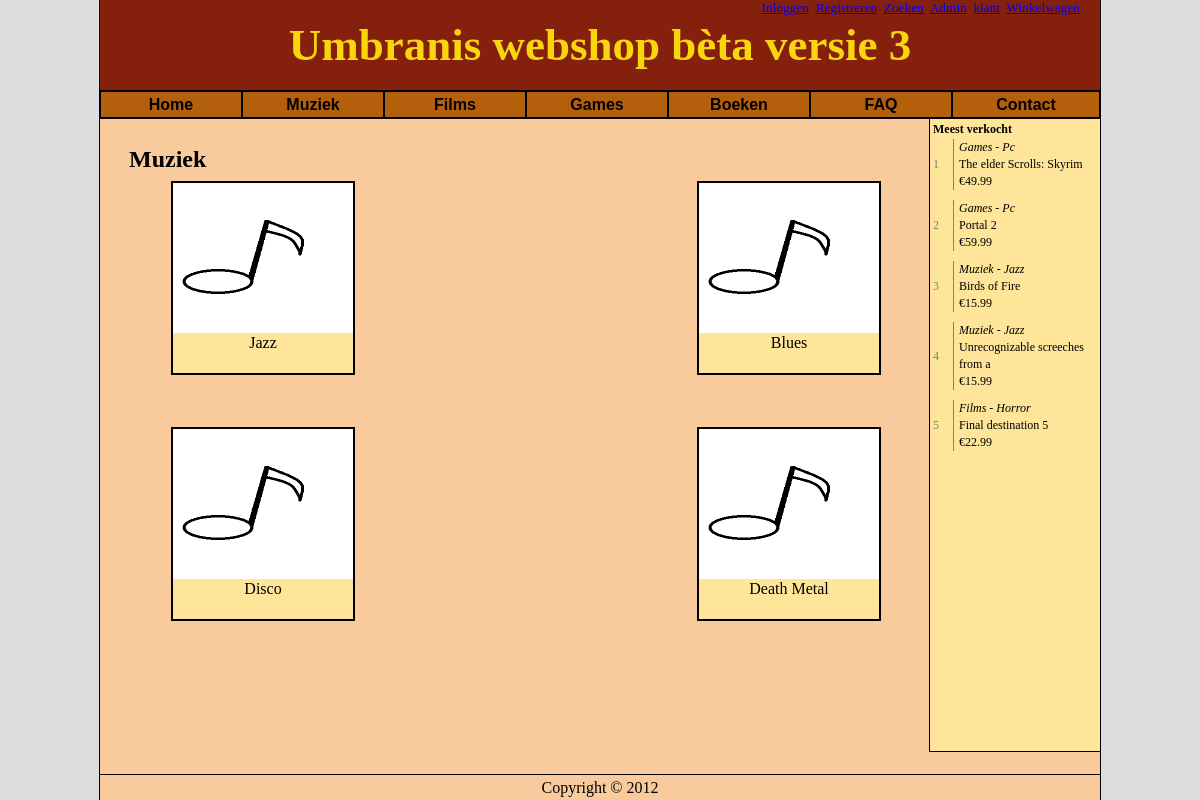
The app's page /v3.5/index.php?p=categorie&cat=1 with its own data.
### tables this page shows
CREATE TABLE IF NOT EXISTS `categories` (
  `cat_id` int(10) unsigned NOT NULL AUTO_INCREMENT,
  `parent_id` int(10) unsigned NOT NULL,
  `cat_name` varchar(32) NOT NULL,
  `image_path` varchar(32) NOT NULL,
  PRIMARY KEY (`cat_id`),
  UNIQUE KEY `cat_name` (`cat_name`)
);

CREATE TABLE IF NOT EXISTS `products` (
  `product_id` int(10) unsigned NOT NULL AUTO_INCREMENT,
  `cat_id` int(11) NOT NULL,
  `product_name` varchar(32) NOT NULL,
  `normal_price` double NOT NULL,
  `price` double NOT NULL,
  `stock` int(10) unsigned NOT NULL DEFAULT '0',
  `delivery_time` int(10) unsigned NOT NULL DEFAULT '0',
  `publisher` varchar(32) NOT NULL,
  `author` varchar(32) NOT NULL,
  `image_path` varchar(32) NOT NULL,
  `description` text NOT NULL,
  `EAN-code` varchar(16) NOT NULL,
  `date` timestamp NOT NULL DEFAULT CURRENT_TIMESTAMP,
  PRIMARY KEY (`product_id`),
  UNIQUE KEY `product_name` (`product_name`)
);

### v3.5/index.php (called while the page is built, shortened)
<?php
	include("MainController.class.php");
	include("base/LoginboxController.class.php");
	include("base/MenuController.class.php");
	include("base/TopsalesController.class.php");
	include("base/FooterController.class.php");
	new MainController();
?>

### v3.5/base/MenuController.class.php (the view, shortened to what this page needs)
<?php
	class MenuController{
		private $cats;
		public function __construct(){
			$res = DB::$db->query("SELECT cat_id, parent_id, cat_name FROM categories");
			$this->cats = array();
			while($row = $res->fetch()){
				if($row['parent_id'] == "0"){
					$this->cats[$row['cat_id']] = $row;
				}else{
					$this->cats[$row['parent_id']]['subcats'][] = $row;
				}
			}
		}
		public function buildMenu(){
?>
<ul id="nav">
	<li>
		<a href="?p=home">Home</a>
	</li>
<?php
			foreach($this->cats as $category){
				echo "<li>";
				echo "<a href=\"?p=categorie&amp;cat=" . $category['cat_id'] . "\">" . $category['cat_name'] . "</a>";
				echo "</li>";
			}
?>
	<li>
		<a href="?p=faq">FAQ</a>
	</li>
	<li style="width: 146px;">
		<a style="width: 146px;" href="?p=contact">Contact</a>
	</li>
</ul>
<?php
		}
	}
?>

### v3.5/MainController.class.php (shortened to what this page needs)
<?php
	class MainController{
		private $page;
		public function __construct(){
			if(!isset($_GET['p']) || empty($_GET['p']) || $_GET['p'] == "home"){
				$this->page = "home";
			}else{
				$this->page = $_GET['p'];
			}
			$this->page = ucfirst($this->page);
			$this->page .= "Controller";
			$this->controller = new $this->page();
			$this->beginPage();
			$this->controller->buildPage();
			$this->endPage();
		}
		private function beginPage(){
?>
<!DOCTYPE html PUBLIC "-//W3C//DTD XHTML 1.1//EN" "http://www.w3.org/TR/xhtml11/DTD/xhtml11.dtd">
<html xmlns="http://www.w3.org/1999/xhtml">
<head>
<link rel="stylesheet" href="style/base.css" type="text/css" />
<link rel="stylesheet" href="style/zoek.css" type="text/css" />
<link rel="stylesheet" href="style/login.css" type="text/css" />
<link rel="stylesheet" href="style/categorie.css" type="text/css" />
<link rel="stylesheet" href="style/contact.css" type="text/css" />
<link rel="stylesheet" href="style/bestel.css" type="text/css" />
<link rel="stylesheet" href="style/admin.css" type="text/css" />
<link rel="stylesheet" href="style/faq.css" type="text/css" />
<link rel="stylesheet" href="style/addcart.css" type="text/css" />
<link rel="stylesheet" href="style/accsettings.css" type="text/css" />
<link rel="stylesheet" href="style/home.css" type="text/css" />
</head>
<body>
<div id="container">
<div id="header"><h1>Umbranis webshop b&egrave;ta versie 3</h1></div>
<div id="menu">
<?php
			$o = new MenuController();
			$o->buildMenu();
 ?>
</div>
<div id="content">
<div id="topsales">
<?php
			$o = new TopsalesController($this->page);
			$o->buildTopsales();
?>
</div>
<div id="maincontent">
<?php
		}
		private function endPage(){
?>
</div>
<br />
<br />
<br />
<div id="contentclear"></div>
</div>
<div id="loginbox">
<?php
			$o = new LoginboxController();
			$o->buildLoginbox();
?>
</div>
<div id="footer">
<?php
			$o = new FooterController();
			$o->buildFooter();
?>
</div>
</div>
</body>
</html>
<?php
		}
	}
?>

### v3.5/base/TopsalesController.class.php (shortened to what this page needs)
<?php
	class TopsalesController{
		private $topsales;
		public function __construct($page){
			$res = DB::$db->query("SELECT product_id, product_name, price, subcat.cat_name AS subcat_name, hoofdcat.cat_name AS hoofdcat_name
				FROM products
				JOIN categories AS subcat ON products.cat_id = subcat.cat_id
				JOIN categories AS hoofdcat ON subcat.parent_id = hoofdcat.cat_id
				LIMIT 5");
			while($row = $res->fetch()){
				$this->topsales[] = $row;
			}
		}
		public function buildTopsales(){
?>
<div id="topsalescontainer">
	<strong>Meest verkocht</strong><br />
	<table>
<?php
	for($i = 0; $i < 5; $i++){
		echo '<tr>
			<td rowspan="3" class="topnum"><a href="?p=product&id=' . $this->topsales[$i]['product_id'] . '">' . ($i + 1) . '</a></td>
			<td class="topitem"><a href="?p=product&id=' . $this->topsales[$i]['product_id'] . '"><em>' . $this->topsales[$i]['hoofdcat_name'] . ' - ' . $this->topsales[$i]['subcat_name'] . '</em></a></td>
		</tr>
		<tr>
			<td class="topitem"><a href="?p=product&id=' . $this->topsales[$i]['product_id'] . '">' . $this->topsales[$i]['product_name'] . '</a></td>
		</tr>
		<tr>
			<td class="topitem"><a href="?p=product&id=' . $this->topsales[$i]['product_id'] . '">&euro;' . $this->topsales[$i]['price'] . '</a></td>
		</tr>
		<tr>
			<td class="spacer" colspan="2"></td>
		</tr>';
	}
?>
	</table>
</div>
<?php
		}
	}
?>

### v3.5/pages/CategorieController.class.php (shortened to what this page needs)
<?php
	class CategorieController extends BaseController{
		public function buildPage(){
			$x = DB::$db->quote($_GET["cat"]);
			echo '<div id="contentcontainer">';
			$res = DB::$db->query("SELECT * FROM categories where cat_id = " . $x);
			while($row = $res->fetch()){
				echo "<h2>";
				echo $row['cat_name'];
				echo "</h2>";
			}
			$res2 = DB::$db->query("SELECT cat_id, parent_id, categories.image_path, cat_name
									FROM categories
									WHERE parent_id = " . $x);
			$teller = 0;
			echo "<table><tr>";
			while($row = $res2->fetch())
			{
				$imgPath = $row['image_path'];
				echo "<td>
					<div class='category'>";
								echo "<a href=\"?p=producten&amp;cat=" . $row['cat_id'] . "\">";
								echo "<img src= '$imgPath' alt='generic' width='180px' height='150px' align='left' />";
								echo "</a>";
								echo "<a href=\"?p=producten&amp;cat=" . $row['cat_id'] . "\">";
								echo $row['cat_name'];
								echo "</a>
					</div>
				</td>";
				$teller++;
				if ($teller%2==0)
					echo "</tr><tr>";
				}
				echo "</tr></table>";
			echo "</div>";
		}
	}
?>

### v3.5/base/LoginboxController.class.php (shortened to what this page needs)
<?php
	class LoginboxController{
		public function buildLoginbox(){
?>
<a href="?p=login">Inloggen</a>&nbsp;
<a href="?p=registreer">Registreren</a>&nbsp;
<a href="?p=zoek">Zoeken</a>&nbsp;
<a href="?p=admin/bestellingen">Admin</a>&nbsp;
<a href="?p=accsettings">klant</a>&nbsp;
<a href="?p=winkelwagen">Winkelwagen</a>
<?php
		}
	}
?>

### v3.5/base/FooterController.class.php (shortened to what this page needs)
<?php
	class FooterController{
		public function buildFooter(){
?>
Copyright &copy; 2012
<?php
		}
	}
?>

### v3.5/style/base.css (style rules this page uses)
* { margin: 0px; padding: 0px; }
html, body { width: 100%; height: 100%; background-color: #DDDDDD; font-family: Verdana; }
#container { background-color: #F9CB9C; width: 1000px; min-height: 100%; margin-left: auto; margin-right: auto; text-align: center; border: solid 1px black; border-top: none; border-bottom: none; position: relative; }
#header, #menu, #content, #footer { width: 100%; line-height: 20px; }
#menu, #footer { line-height: 25px; }
#header { height: 90px; background-color: #85200C; border-bottom: solid 1px black; line-height: 90px; font-family: Gigi; }
#header h1 { font-size: 45px; color: rgb(248, 213, 12); }
#menu { height: 27px; background-color: #B45F0C; border-bottom: solid 1px black; }
#footer { border-top: solid 1px black; position: absolute; bottom: 0px; height: 25px; }
#topsales, #maincontent { float: right; }
#contentclear { clear: both; height: 30px; }
#maincontent { width: 820px; }
#contentcontainer { margin-top: 30px; margin-left: 20px; text-align: left; }
#contentcontainer a img { border: none; }
#loginbox { position: absolute; top: 0px; right: 20px; font-size: 10pt; }
a { text-decoration: underline; }
#topsales { position: relative; width: 170px; background-color: #FFE599; border-left: solid 1px black; border-bottom: solid 1px black; height: auto; padding-bottom: 290px; text-align: left; }
#topsalescontainer { margin-left: 3px; font-size: 12px; }
#topsalescontainer td { line-height: 17px; }
#topsalescontainer table { border-collapse: collapse; }
#topsalescontainer .topnum { vertical-align: middle; width: 20px; }
#topsalescontainer .topnum a { color: gray; text-decoration: none; }
#topsalescontainer .topitem { border-left: solid 1px gray; padding-left: 5px; }
#topsalescontainer a { color: black; text-decoration: none; }
#topsalescontainer .spacer { height: 10px; }
#nav, #nav ul { padding: 0; margin: 0; list-style: none; }
#nav li { float: left; width: 140px; }
#nav a { display: block; width: 140px; text-decoration: none; font-family: Verdana, Arial, Helvetica, sans-serif; font-size: 1em; }
ul a { font-weight: bold; color: black; cursor: pointer; }
ul li { background-color: #B45F0C; border : 1px solid black; }

### v3.5/style/login.css (style rules this page uses)
td.spacer { height: 10px; }

### v3.5/style/categorie.css (style rules this page uses)
.category { margin: 10px 300px 40px 40px; background-color: #FFE599; border: solid 2px black; width: 180px; height: 190px; text-align: center; }
.category a, .small a { color: #000000; text-decoration: none; }

### records on screen
categories: cat_name "Muziek"
categories: cat_name "Films"
categories: cat_name "Games"
categories: cat_name "Boeken"
products: categories.cat_name "Games", cat.cat_name "Pc", product_name "The elder Scrolls: Skyrim", price "49.99"
products: categories.cat_name "Games", cat.cat_name "Pc", product_name "Portal 2", price "59.99"
products: categories.cat_name "Muziek", cat.cat_name "Jazz", product_name "Birds of Fire", price "15.99"
products: categories.cat_name "Muziek", cat.cat_name "Jazz", product_name "Unrecognizable screeches from a", price "15.99"
products: categories.cat_name "Films", cat.cat_name "Horror", product_name "Final destination 5", price "22.99"
categories: image_path (picture), cat_name "Jazz"
categories: image_path (picture), cat_name "Blues"
categories: image_path (picture), cat_name "Disco"
categories: image_path (picture), cat_name "Death Metal"
